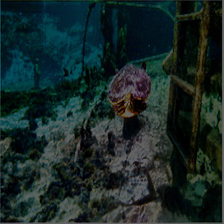
#> input picture n/RL/test/fresh_run/step_0000000000/image.png_-0.646695_retouched.png, 224 x 224 px
$ python -i get_hist.py   (imports and definitions only)
#> lines starting #> are read from the running program, lines starting #| are printed output that depends on the picture
import numpy as np
import skimage.color as color
from PIL import Image
import cv2
from sklearn.preprocessing import normalize


# All image input is RGB whitened to (-0.5, 0.5).
# Returns the flattened histogram.

def rgbl_hist(image_data):
    r_h, _ = np.histogram(image_data[:, :, 0], 256, [-0.5, 0.5])
#> r_h = 256 values, max 707 at index 128, min 0 at index 0, mean 2.76
    g_h, _ = np.histogram(image_data[:, :, 1], 256, [-0.5, 0.5])
#> g_h = 256 values, max 286 at index 128, min 0 at index 0, mean 1.12
    b_h, _ = np.histogram(image_data[:, :, 2], 256, [-0.5, 0.5])
#> b_h = 256 values, max 305 at index 128, min 0 at index 0, mean 1.19
    l = (image_data[:, :, 0] * 0.2126
         + image_data[:, :, 1] * 0.7152
         + image_data[:, :, 2] * 0.0722)
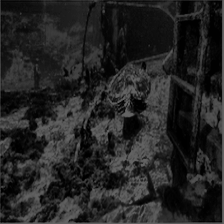
#> l: shape (224, 224) float64; min 0, max 101, mean 36.9
    l_h, _ = np.histogram(l, 256, [-0.5, 0.5])
#> l_h = 256 values, max 121 at index 182, min 0 at index 0, mean 0.988
    return np.concatenate((r_h, g_h, b_h, l_h), axis=0) / 1000.0


# [49 lines left out: functions tiny_hist_old, tiny_hist, tiny_hist_28, lab_hist, lab_hist_8k, not called in this run]

>>> import cv2
>>> picture = cv2.cvtColor(cv2.imread('test/fresh_run/step_0000000000/image.png_-0.646695_retouched.png'), cv2.COLOR_BGR2RGB)
>>> result = rgbl_hist(picture)
#> result = 1024 values, max 0.707 at index 128, min 0 at index 0, mean 0.00151

$ run again, on n/RL/test/fresh_run/step_0000000000/image.png_raw__.png
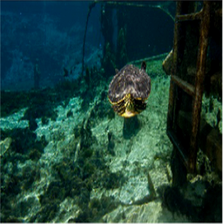
#> input picture n/RL/test/fresh_run/step_0000000000/image.png_raw__.png, 224 x 224 px
#> r_h = 256 values, max 19143 at index 128, min 0 at index 0, mean 74.78
#> g_h = 256 values, max 1033 at index 128, min 0 at index 0, mean 4.04
#> b_h = 256 values, max 1972 at index 128, min 0 at index 0, mean 7.7
#> in rgbl_hist, `l = (image_data[:, :, 0] * 0.2126 + image_data[:, :, 1] * 0.7152 + ima..`:
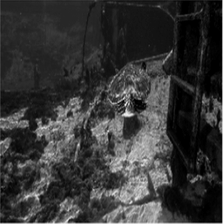
#> l: shape (224, 224) float64; min 0, max 255, mean 55.6
#> l_h = 256 values, max 785 at index 128, min 0 at index 0, mean 4
#> result = 1024 values, max 19.14 at index 128, min 0 at index 0, mean 0.0226
